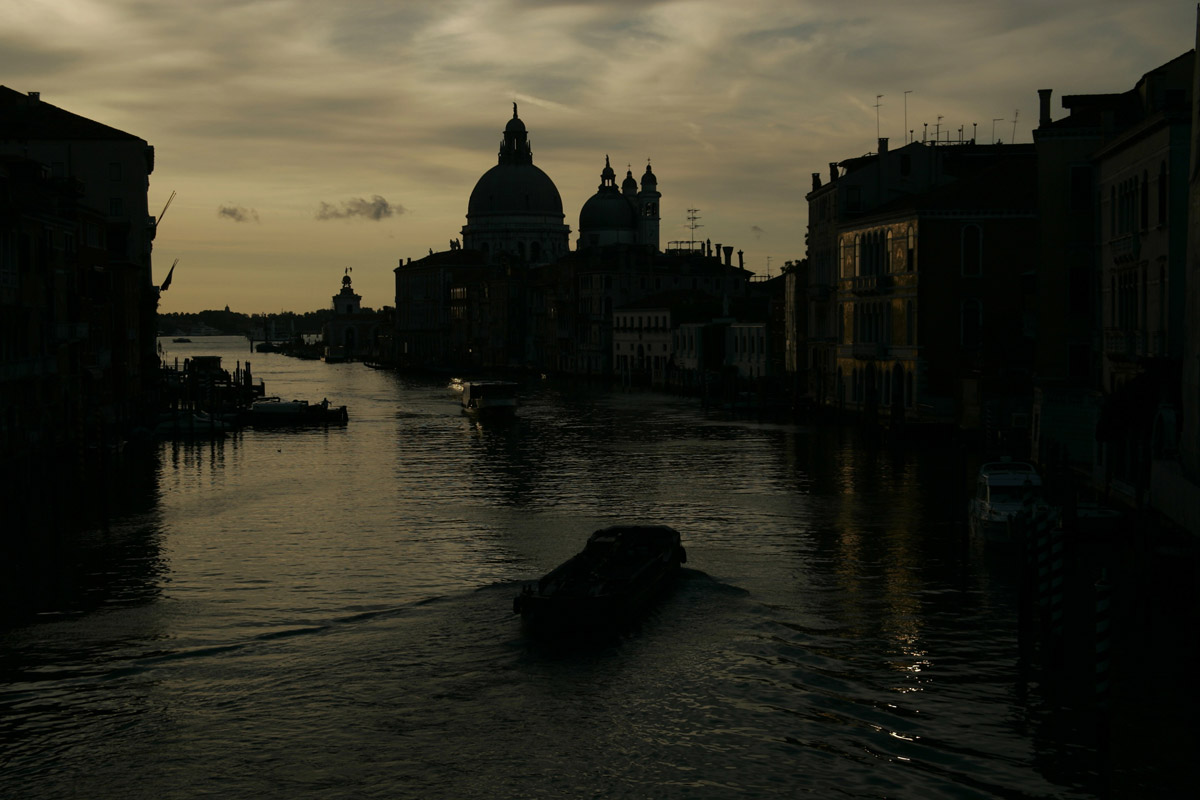
#> input picture photos/grand canal/grandcanal_A.jpg, 1200 x 800 px
$ python main.py 'photos/grand canal'
#> lines starting #> are read from the running program, lines starting #| are printed output that depends on the picture
import argparse
import cv2 as cv
import os
import pylab as pl
import numpy as np

parser = argparse.ArgumentParser(description='Compute a fusion of several images to obtain an HDR image')
parser.add_argument("folder", type=str, help='folder where the images are stored')
parser.add_argument("-s", "--save", help="save result images and weight maps", action="store_true")
parser.add_argument("-p", "--plot_more", help="plot intermediate images as W or pyramids", action="store_true")
parser.add_argument("-f", "--fusion", help="Choose the algorithm of fusion:\
	0 -> Naive fusion\
	1 -> Gaussian Blur on W\
	2 -> Cross-Bilateral filter on W and I\
	3 (default) -> Using Laplacian pyramids", type=int, default=3)
args = parser.parse_args()
folder = args.folder
save = args.save
plot_more = args.plot_more
fusion = args.fusion
if fusion > 3 or fusion < 0: fusion = 3

#### PARAMETERS ####
ind = wc, ws, we = 1, 1, 1
sigmaE = 0.2
####################

files = os.listdir(folder)
if '.DS_Store' in files:
	files.remove('.DS_Store')
name=files[0].split('_')[0]
print(files)
I = np.array([cv.imread(folder + "/" + f) for f in files])
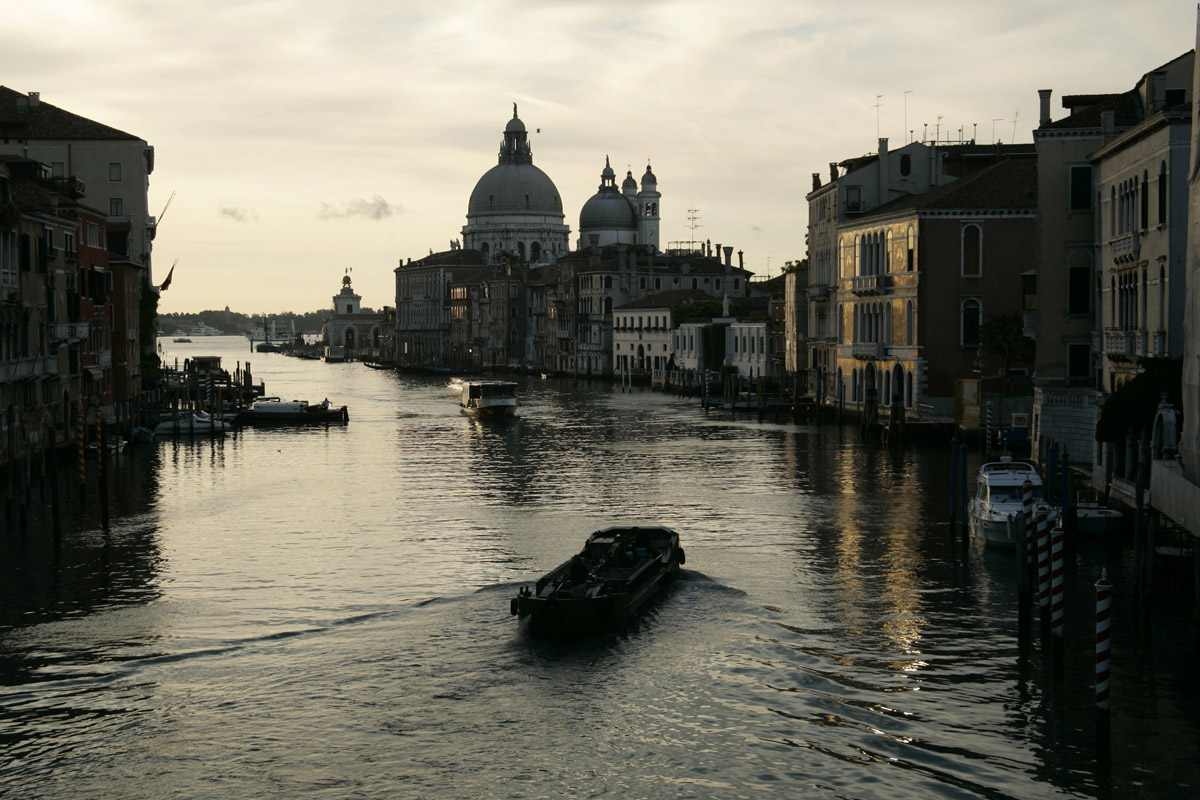
#> input picture photos/grand canal/grandcanal_B.jpg, 1200 x 800 px
I = I[:,:,:,[2, 1, 0]]
gray = np.array([cv.cvtColor(im, cv.COLOR_RGB2GRAY) for im in I])
I = I / 255.0
N, w, h, c = I.shape
#> N = 2; w = 800; h = 1200; c = 3

# [4 lines left out: function to01, not called in this run]

def plot_images(images, cmap='viridis', clip=False):
	pl.figure(figsize=(15,12))
	n=len(images)
	for i in range(n):
		pl.subplot((n+1)//2,2,i+1)
		im = images[i].squeeze()
		cmap = 'gray' if len(im.shape)==2 else cmap
		pl.imshow(to01(im) if clip else im)
		pl.xticks([])
		pl.yticks([])
	pl.tight_layout(pad=0,h_pad=0,w_pad=0)
	pl.show()

# [24 lines left out: function plot_pyramids, not called in this run]

# Compute C
C = abs(np.array([cv.Laplacian(im, cv.CV_16S, ksize=3) for im in gray]))+1e-5
# Compute S
S = np.sqrt(((I - np.expand_dims(I.sum(3), 3)) ** 2).sum(3))+1e-5
# Compute E
E = np.exp(-((I.mean(3) - 0.5)**2 / (2*sigmaE**2)))
# Compute W
W = C**wc * S**ws * E**we
W /= W.sum(0)

# Eventually save it
if save:
	for i in range(N):
		cv.imwrite(f"results/{name}_w{i}.jpg", 256*W[i])

# [37 lines left out: functions naive, gaussian, cross_bil, not called in this run]

def pyramid(I, W, plot=False, save=False, ind=(1,1,1)):
#> called with I = array of shape (2, 800, 1200, 3), W = array of shape (2, 800, 1200), plot = False, save = False, ind = (1, 1, 1)
	GI, GW = [I], [W]
	while min(GW[-1].shape[1], GW[-1].shape[2]) > 4:
		GW.append(np.array([cv.pyrDown(w) for w in GW[-1]]))
		GI.append(np.array([cv.pyrDown(im) for im in GI[-1]]))
#> after the loop, GI = 9 items; GW = 9 items

	if plot:
		plot_pyramids(GW)
		plot_pyramids(GI)

	LI = []
	for l in range(len(GI)-1):
		gi_up = np.array([cv.pyrUp(GI[l+1][n], dstsize=(GI[l][n].shape[1], GI[l][n].shape[0])) for n in range(N)])
		LI.append(GI[l] - gi_up)
#> this loop made 8 passes
#> after the loop, LI = 8 items
	LI.append(GI[-1])

	if plot: plot_pyramids(LI, clip=True)

	LR = []
	for l in range(len(GW)):
		LR.append((np.expand_dims(GW[l], 3) * LI[l]).sum(0))
#> this loop made 9 passes
#> after the loop, LR = 9 items

	if plot: plot_pyramids([np.expand_dims(lr, 0) for lr in LR], clip=True)

	R = LR[-1]
	for l in range(2, len(LR)+1):
		r_up = cv.pyrUp(R, dstsize=(LR[-l].shape[1], LR[-l].shape[0]))
		R = r_up + LR[-l]
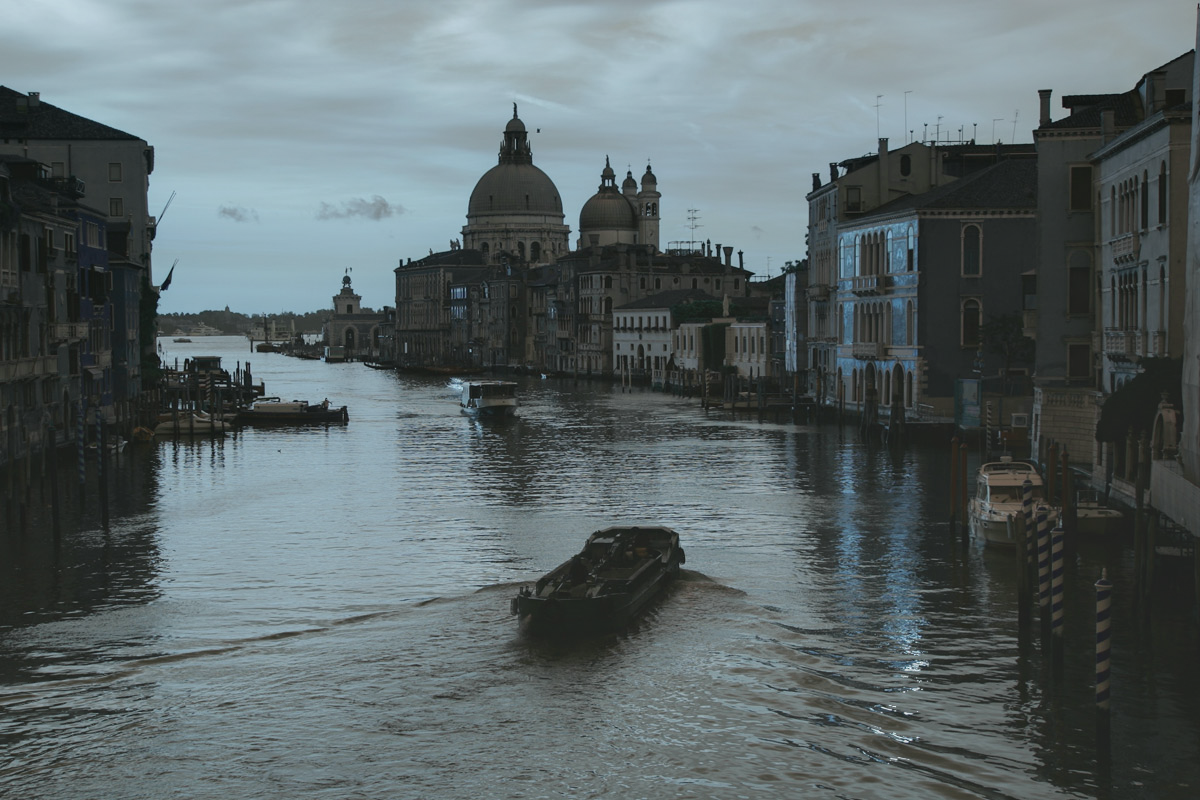
#> R: shape (800, 1200, 3) float64; mean of channels 0, 1, 2 0.357, 0.347, 0.292; drawn with min black and max white
	R = np.clip(R, 0, 1)
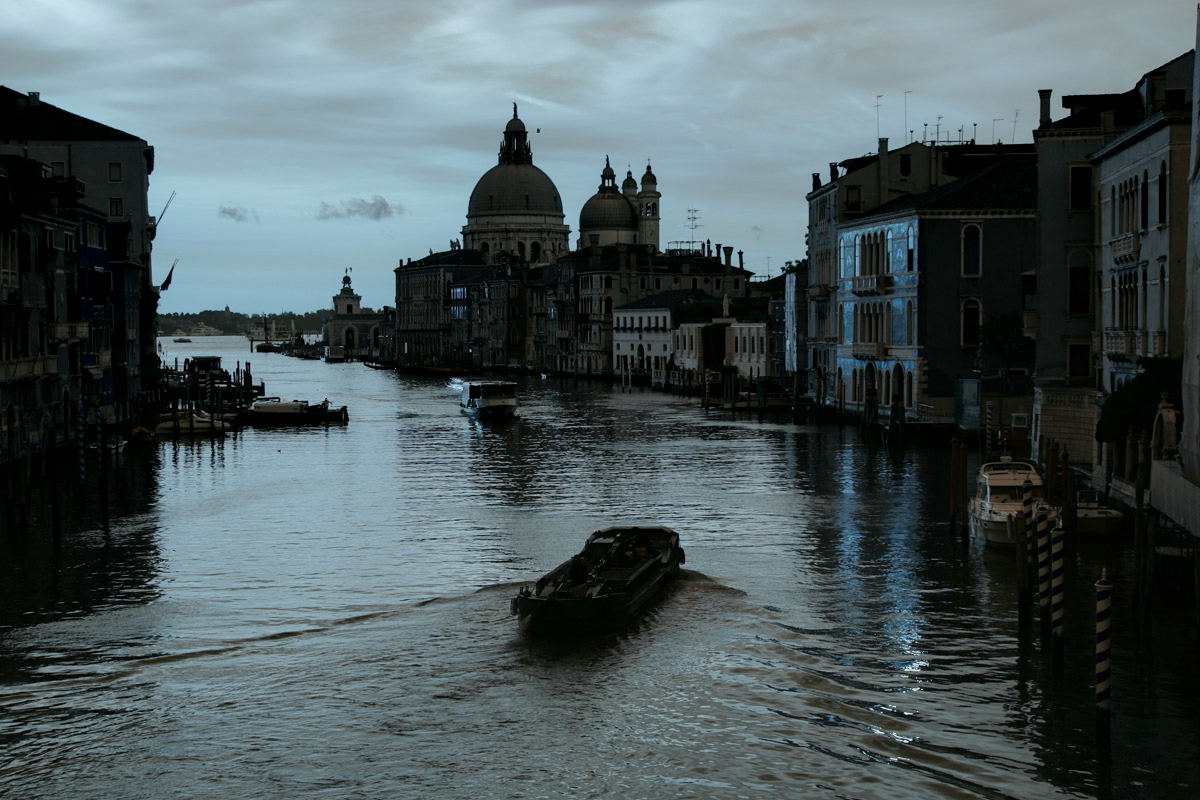
#> R: shape (800, 1200, 3) float64; mean of channels 0, 1, 2 0.358, 0.348, 0.294; drawn as B, G, R

	if save: cv.imwrite("results/" + name + "_res"+str(ind)+".jpg", 256*R[:,:,[2,1,0]])
	plot_images(np.concatenate((I, [R]), 0))
#> in plot_images, `n=len(images)`: n = 3
#> the loop in plot_images, `for i in range(n):` made 3 passes
#> pass 2, in plot_images, `im = images[i].squeeze()`:
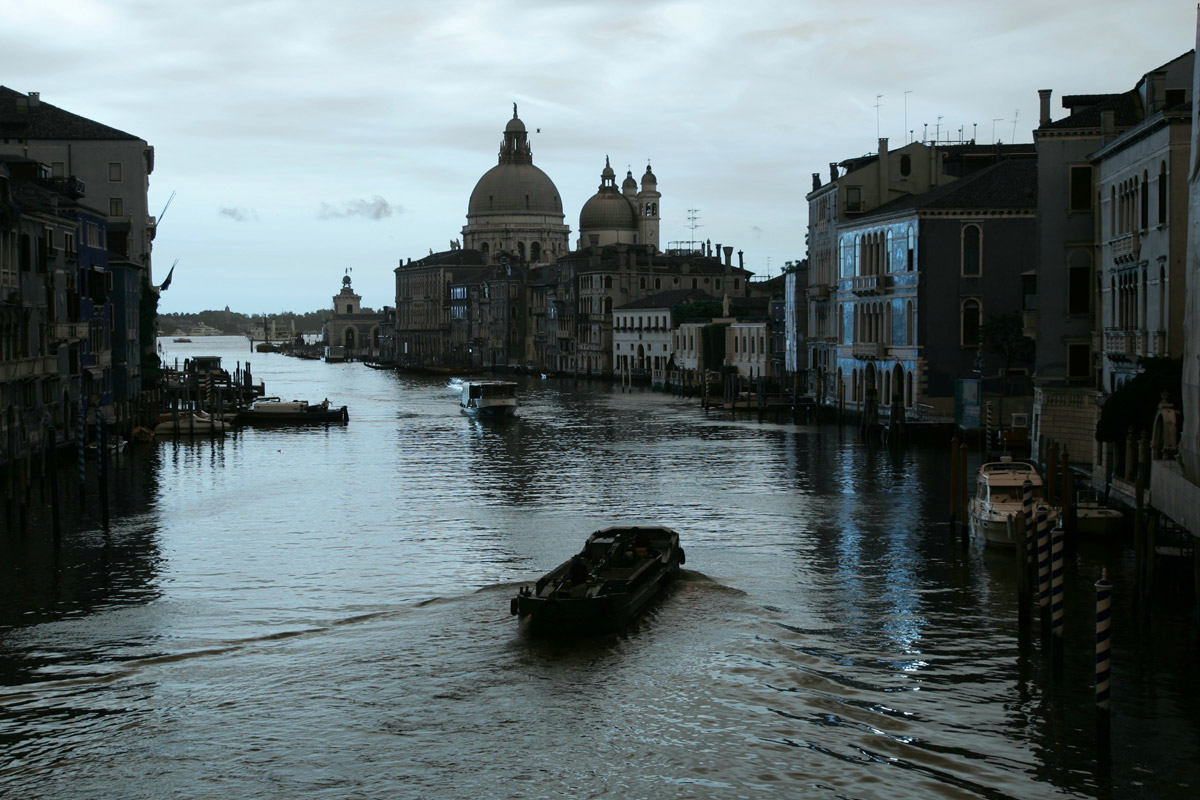
#> im: shape (800, 1200, 3) float64; mean of channels 0, 1, 2 0.43, 0.423, 0.374; drawn as B, G, R

if fusion == 0: naive(I, W, plotW=plot_more, save=save)
elif fusion == 1: gaussian(I, W, plotW=plot_more, save=save)
elif fusion == 2: cross_bil(I, W, plotW=plot_more, save=save)
elif fusion == 3: pyramid(I, W, plot=plot_more, save=save, ind=(wc,ws,we))
